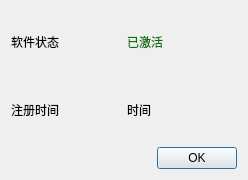
<?xml version="1.0" encoding="UTF-8"?>
<ui version="4.0">
 <class>RegisterDialog</class>
 <widget class="QDialog" name="RegisterDialog">
  <property name="geometry">
   <rect>
    <x>0</x>
    <y>0</y>
    <width>248</width>
    <height>180</height>
   </rect>
  </property>
  <property name="windowTitle">
   <string>软件注册</string>
  </property>
  <layout class="QVBoxLayout" name="verticalLayout">
   <item>
    <layout class="QGridLayout" name="gridLayout">
     <item row="0" column="0">
      <widget class="QLabel" name="label">
       <property name="text">
        <string>软件状态</string>
       </property>
      </widget>
     </item>
     <item row="0" column="1">
      <widget class="QLabel" name="label_3">
       <property name="styleSheet">
        <string notr="true">QLabel{color:rgb(11,111,11)}</string>
       </property>
       <property name="text">
        <string>已激活</string>
       </property>
      </widget>
     </item>
     <item row="1" column="0">
      <widget class="QLabel" name="label_2">
       <property name="text">
        <string>注册时间</string>
       </property>
      </widget>
     </item>
     <item row="1" column="1">
      <widget class="QLabel" name="label_time">
       <property name="text">
        <string>时间</string>
       </property>
      </widget>
     </item>
    </layout>
   </item>
   <item>
    <widget class="QDialogButtonBox" name="buttonBox">
     <property name="orientation">
      <enum>Qt::Horizontal</enum>
     </property>
     <property name="standardButtons">
      <set>QDialogButtonBox::Ok</set>
     </property>
    </widget>
   </item>
  </layout>
 </widget>
 <resources/>
 <connections>
  <connection>
   <sender>buttonBox</sender>
   <signal>accepted()</signal>
   <receiver>RegisterDialog</receiver>
   <slot>accept()</slot>
   <hints>
    <hint type="sourcelabel">
     <x>248</x>
     <y>254</y>
    </hint>
    <hint type="destinationlabel">
     <x>157</x>
     <y>274</y>
    </hint>
   </hints>
  </connection>
  <connection>
   <sender>buttonBox</sender>
   <signal>rejected()</signal>
   <receiver>RegisterDialog</receiver>
   <slot>reject()</slot>
   <hints>
    <hint type="sourcelabel">
     <x>316</x>
     <y>260</y>
    </hint>
    <hint type="destinationlabel">
     <x>286</x>
     <y>274</y>
    </hint>
   </hints>
  </connection>
 </connections>
</ui>
